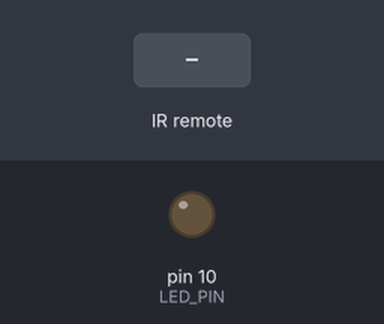
The sketch below on a simulated Arduino Uno, built with avr-gcc and run on an emulated ATmega328P. Shown: output pins drawn as LEDs (lit = HIGH). The test bench sets the inputs (shaded band). The local clock reads 2024-03-15 10:24:30 at power-on unless the sketch sets it; what the sketch prints to the serial monitor is not drawn.

Above: at 1.2 s.
1.3 s: infrared code 0xC829BA16 received
At 1.77 s:
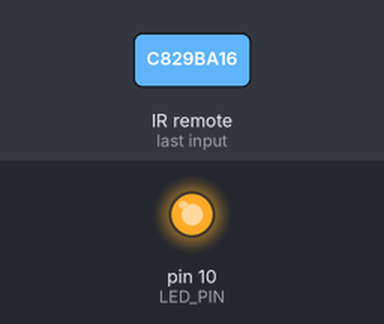
5.8 s: infrared code 0xC829BA16 received
At 8.0 s:
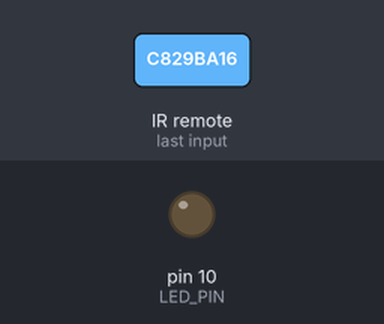
Timing chart, 0 to 9.5 s (numbered marks = the images above; inputs shaded):
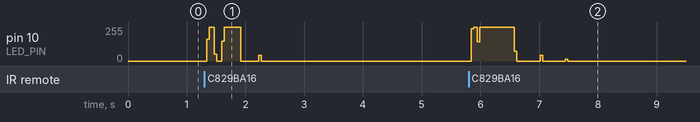

The sketch:

floor.ino
```cpp
#include <IRremote.h>
#include <SimpleTimer.h>
#include "RTClib.h"


RTC_DS3231 rtc;


SimpleTimer timer;
SimpleTimer timer2;

// IR MODULE
int RECV_PIN = 9;
int LED_PIN = 10;

// The duration of a dash is three times the duration of a dot. Each dot or dash within a character is followed by period of signal absence, called a space, equal to the dot duration. The letters of a word are separated by a space of duration equal to three dots, and the words are separated by a space equal to seven dots.

int SHORT_DL = 100;
int LONG_DL = SHORT_DL*3;

int CH_DL = SHORT_DL*3;
int SPACE_DL = SHORT_DL;
int WORD_DL = SHORT_DL*7;

char tekst[] = "-.- .-. .- -.- . -. / --. .- .- - / -.. --- --- .-. -.-.-- / .. -.. . .- .-.. . -. / --- -. - .-. ..- .. -- / .--- . / -. .. . - -.-.--";
int position = 0;
int timetowait = 0;
int status = 0; // 0 = stop, 1 = started, 2 =

IRrecv irrecv(RECV_PIN);
decode_results results;
//


void setup() {
    Serial.begin(57600);
    irrecv.enableIRIn(); // Start the IR receiver
    #ifndef ESP8266
    //  while (!Serial); // wait for serial port to connect. Needed for native USB
    #endif
    if (! rtc.begin()) {
    //  Serial.println("Couldn't find RTC");
    }
    if (rtc.lostPower()) {
    //  Serial.println("RTC lost power, let's set the time!");
      rtc.adjust(DateTime(F(__DATE__), F(__TIME__)));
    }

    //rtc.adjust(DateTime(F(__DATE__), F(__TIME__)));


    analogWrite(LED_PIN,0);
    timer.setTimeout(1000, readCharacter);
    timer.setInterval(1000, readTime);
}

void  dumpInfo (decode_results *results)
{
  // Check if the buffer overflowed
  if (results->overflow) {
    Serial.println("IR code too long. Edit IRremoteInt.h and increase RAWBUF");
    return;
  }
  ircode(results);
}

void  ircode (decode_results *results)
{

  switch(results->value){

    case 10779859:
      Serial.print("stop");
      status = 0;
    break;
    case 3358177814:
      Serial.print("start");
      if(status == 0){
        position = 0;
        status = 1;
        timer.setTimeout(timetowait, readCharacter);
      }
    break;
    case 3228363185:
     Serial.print("speed up");

      break;
    case 2607444189:
     Serial.print("speed down");

      break;
  }
}


void readCharacter(){

  if(status == 1){
  //
   if(tekst[position] == '-'){
    Serial.println(tekst[position]);
    analogWrite(LED_PIN,255);
    timetowait = SPACE_DL;
    timer.setTimeout(LONG_DL, lightsOff);
   }
   if(tekst[position] == '.'){
    Serial.println(tekst[position]);
    analogWrite(LED_PIN,255);
    timetowait = SPACE_DL;
    timer.setTimeout(SHORT_DL, lightsOff);
   }
   if(tekst[position] == ' '){
    Serial.println(tekst[position]);
    analogWrite(LED_PIN,0);
    timetowait = 0;
    timer.setTimeout(CH_DL, lightsOff);
   }
   if(tekst[position] == '/'){
    Serial.println(tekst[position]);
    timetowait = 0;
    analogWrite(LED_PIN,0);
    timer.setTimeout(WORD_DL, lightsOff);
   }
  }
}

void lightsOff(){
  analogWrite(LED_PIN,0);


  position++;
  if(position == sizeof(tekst)-1){
          position = 0;
          Serial.println("stopping");
          status = 0;
  }
  timer.setTimeout(timetowait, readCharacter);
}

void readTime(){
  if(status == 0){
    DateTime now = rtc.now();
    Serial.print(now.minute(), DEC);
    if(now.minute() % 5 == 0){
       status = 1;
       timer.setTimeout(timetowait, readCharacter);
    }
  }
}

void loop() {

  if (digitalRead(RECV_PIN)) {

  }else{
    if (irrecv.decode(&results)) {
        dumpInfo(&results);
        irrecv.resume(); // Receive the next value
      }

  }


  timer.run();


/// DateTime now = rtc.now();
//
//  Serial.print(now.year(), DEC);
//  Serial.print('/');
//  Serial.print(now.month(), DEC);
//  Serial.print('/');
//  Serial.print(now.day(), DEC);
//
//  Serial.print(now.hour(), DEC);
//  Serial.print(':');
//  Serial.print(now.minute(), DEC);
//  Serial.print(':');
//  Serial.print(now.second(), DEC);
//  Serial.println();
}
```
